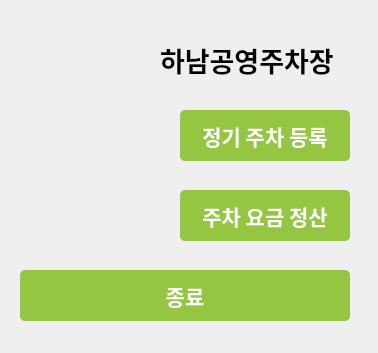
<?xml version="1.0" encoding="UTF-8"?>
<ui version="4.0">
 <class>mainpage</class>
 <widget class="QDialog" name="mainpage">
  <property name="geometry">
   <rect>
    <x>0</x>
    <y>0</y>
    <width>378</width>
    <height>353</height>
   </rect>
  </property>
  <property name="windowTitle">
   <string>Dialog</string>
  </property>
  <widget class="QPushButton" name="regist_btn">
   <property name="geometry">
    <rect>
     <x>180</x>
     <y>110</y>
     <width>170</width>
     <height>51</height>
    </rect>
   </property>
   <property name="font">
    <font>
     <family>Noto Sans CJK HK</family>
     <pointsize>16</pointsize>
     <weight>75</weight>
     <bold>true</bold>
    </font>
   </property>
   <property name="styleSheet">
    <string notr="true">


QPushButton{
	background-color: rgb(148, 198, 65);
	color: rgb(255, 255, 255);
	border-radius: 5px
}
QPushButton:hover{
	
	background-color: rgb(78, 154, 6);
	border-radius: 5px

}</string>
   </property>
   <property name="text">
    <string>정기 주차 등록</string>
   </property>
  </widget>
  <widget class="QPushButton" name="calcul_btn">
   <property name="geometry">
    <rect>
     <x>180</x>
     <y>190</y>
     <width>170</width>
     <height>51</height>
    </rect>
   </property>
   <property name="font">
    <font>
     <family>Noto Sans CJK HK</family>
     <pointsize>16</pointsize>
     <weight>75</weight>
     <bold>true</bold>
    </font>
   </property>
   <property name="styleSheet">
    <string notr="true">
QPushButton{
	background-color: rgb(148, 198, 65);
	color: rgb(255, 255, 255);
	border-radius: 5px
}
QPushButton:hover{
	
	background-color: rgb(78, 154, 6);
	border-radius: 5px

}</string>
   </property>
   <property name="text">
    <string>주차 요금 정산</string>
   </property>
  </widget>
  <widget class="QPushButton" name="end_btn">
   <property name="geometry">
    <rect>
     <x>20</x>
     <y>270</y>
     <width>330</width>
     <height>51</height>
    </rect>
   </property>
   <property name="font">
    <font>
     <family>Noto Sans CJK HK</family>
     <pointsize>16</pointsize>
     <weight>75</weight>
     <bold>true</bold>
    </font>
   </property>
   <property name="styleSheet">
    <string notr="true">
QPushButton{
	background-color: rgb(148, 198, 65);
	color: rgb(255, 255, 255);
	border-radius: 5px
}
QPushButton:hover{
	
	background-color: rgb(78, 154, 6);
	border-radius: 5px

}</string>
   </property>
   <property name="text">
    <string>종료</string>
   </property>
  </widget>
  <widget class="QLabel" name="label">
   <property name="geometry">
    <rect>
     <x>20</x>
     <y>130</y>
     <width>120</width>
     <height>31</height>
    </rect>
   </property>
   <property name="font">
    <font>
     <pointsize>15</pointsize>
    </font>
   </property>
   <property name="text">
    <string/>
   </property>
  </widget>
  <widget class="QLabel" name="label_2">
   <property name="geometry">
    <rect>
     <x>20</x>
     <y>170</y>
     <width>120</width>
     <height>31</height>
    </rect>
   </property>
   <property name="font">
    <font>
     <pointsize>11</pointsize>
    </font>
   </property>
   <property name="text">
    <string/>
   </property>
  </widget>
  <widget class="QLabel" name="label_3">
   <property name="geometry">
    <rect>
     <x>20</x>
     <y>210</y>
     <width>120</width>
     <height>31</height>
    </rect>
   </property>
   <property name="font">
    <font>
     <pointsize>11</pointsize>
    </font>
   </property>
   <property name="text">
    <string/>
   </property>
  </widget>
  <widget class="QLabel" name="label_4">
   <property name="geometry">
    <rect>
     <x>160</x>
     <y>40</y>
     <width>190</width>
     <height>40</height>
    </rect>
   </property>
   <property name="font">
    <font>
     <family>Sans</family>
     <pointsize>20</pointsize>
     <weight>75</weight>
     <bold>true</bold>
    </font>
   </property>
   <property name="text">
    <string>하남공영주차장</string>
   </property>
  </widget>
  <widget class="QLabel" name="label_5">
   <property name="geometry">
    <rect>
     <x>20</x>
     <y>10</y>
     <width>101</width>
     <height>91</height>
    </rect>
   </property>
   <property name="text">
    <string/>
   </property>
   <property name="pixmap">
    <pixmap>../../../사진/Screenshot from 2022-08-01 09-23-00.png</pixmap>
   </property>
   <property name="scaledContents">
    <bool>true</bool>
   </property>
  </widget>
 </widget>
 <resources/>
 <connections/>
</ui>
